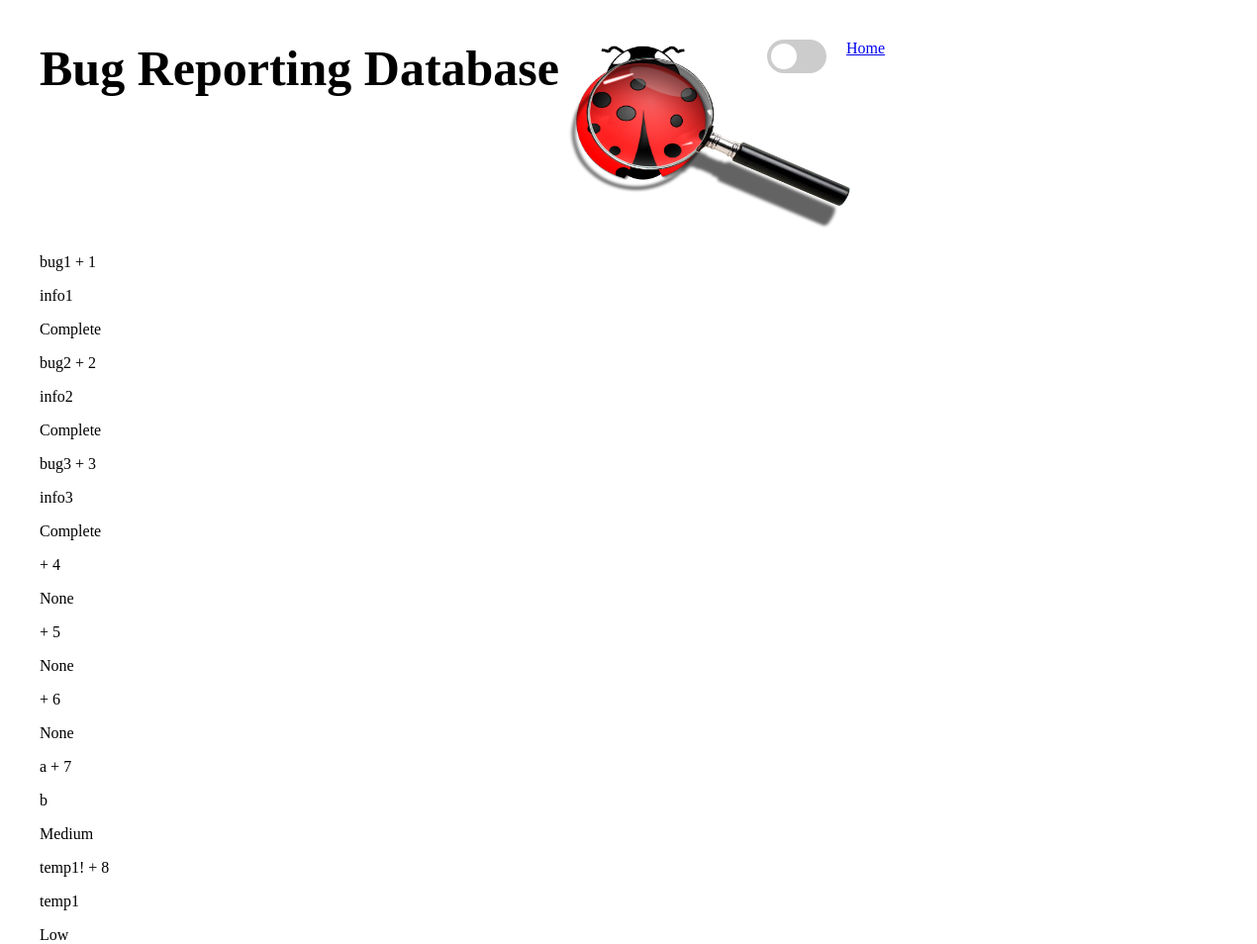
Screenshot of /bug_library with the database file from the repository.
### tables this page shows
CREATE TABLE main_reports (
    bug_id INTEGER PRIMARY KEY AUTOINCREMENT,
    user_id INTEGER,
    date int,
    bug_title TEXT,
    bug_summary TEXT,
    priority TEXT CHECK( priority IN ('Low','Medium','High','Complete') ),
    notify int CHECK( notify IN (0, 1))
);

### app.py (the view)
@app.route("/bug_library",  methods=('GET','POST'))
def bug_library():
    bugs = get_all_bugs()
    if request.method == "POST":
        print(bugs)
    return render_template("bug_library.html", bugs=bugs)

### app.py (called while the page is built)
def get_db():
    db = getattr(g, '_database', None)
    if db is None:
        db = g._database = sqlite3.connect(DATABASE)
    return db

@app.teardown_appcontext
def close_connection(exception):
    db = getattr(g, '_database', None)
    if db is not None:
        db.close()

def get_all_bugs():
    conn = get_db()
    cur = conn.cursor()
    query = f"""SELECT * FROM main_reports"""
    res = cur.execute(query).fetchall()
    final = []
    for bug in res:
        final.append(b.Bug(bug_id=bug[0],user_id=bug[1],date=bug[2],bug_title=bug[3],bug_summary=bug[4],priority=bug[5],notify=bug[6]))
    return final

### templates/bug_library.html (shortened to what this page needs)
{% extends "layout.html" %}
{% block head %}
  {{ super() }}
{% endblock %}
{% block content %}
  {%for bug in bugs %}
  <div id="a_bug">
    <p>{{ bug.bug_title }} + {{ bug.bug_id }}</p>
    <p>{{ bug.bug_summary }}</p>
    <p>{{ bug.priority }}</p>
  </div>
  {%endfor%}
{% endblock %}

### templates/layout.html (shortened to what this page needs)
<!DOCTYPE html>
<html>
<head>
  {% block head %}
  <link rel="stylesheet" href="{{ url_for('static', filename='/css/style.css') }}">
  {% endblock %}
</head>
<body>
  <div class="title">
    <div id="toggle">
      <h1 id="head">Bug Reporting Database</h1>
    </div>
    <div class="logo">
      <img src="/static/images/glass.png" alt="glass" id="glass">
    </div>
    <br>
    <br>
    <label class="switch">
      <span class="slider round"></span>
    </label>
    <br>
    <br>
    <div class="home">
      <a href="{{ url_for('index') }}">Home</a>
    </div>
  </div>
  <div class="content">
    {% block content %}{% endblock %}
  </div>
</body>
</html>

### static/css/style.css (style rules this page uses)
body,html { width: 100vw; height: 100vh; margin: 0px; padding: 20px; }
h1 { position: relative; display: inline; margin-right: 10px; font-size: 50px; }
.logo { position: relative; width: 200px; height: 200px; vertical-align: middle; }
#glass { position: absolute; top: 50%; left: 70%; transform: translate(-50%, -50%); width: 300px; height: 200px; }
.home { padding-left: 20px }
.title { display: flex; }
.switch { position: relative; display: inline-block; width: 60px; height: 34px; }
.slider { position: absolute; cursor: pointer; top: 0; left: 0; right: 0; bottom: 0; background-color: #ccc; -webkit-transition: .4s; transition: .4s; }
.slider:before { position: absolute; content: ""; height: 26px; width: 26px; left: 4px; bottom: 4px; background-color: white; -webkit-transition: .4s; transition: .4s; }
.slider.round { border-radius: 34px; }
.slider.round:before { border-radius: 50%; }

### rows the page displays
main_reports: bug_title "bug1", bug_id "1", bug_summary "info1", priority "Complete"
main_reports: bug_title "bug2", bug_id "2", bug_summary "info2", priority "Complete"
main_reports: bug_title "bug3", bug_id "3", bug_summary "info3", priority "Complete"
main_reports: bug_id "4", priority "None"
main_reports: bug_id "5", priority "None"
main_reports: bug_id "6", priority "None"
main_reports: bug_title "a", bug_id "7", bug_summary "b", priority "Medium"
main_reports: bug_title "temp1!", bug_id "8", bug_summary "temp1", priority "Low"
